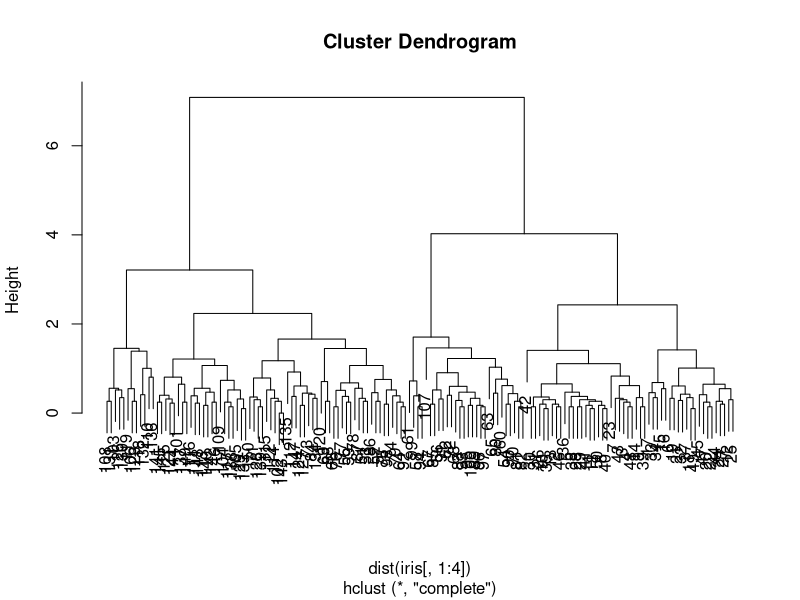
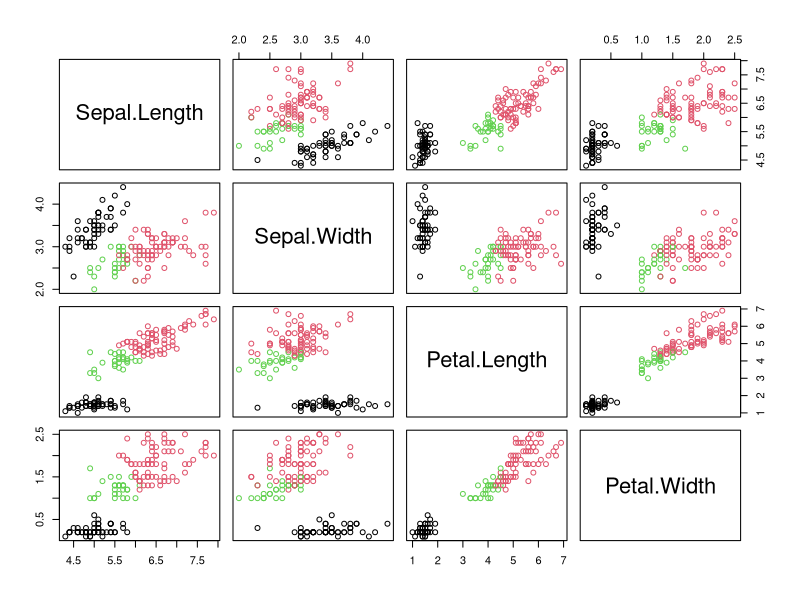
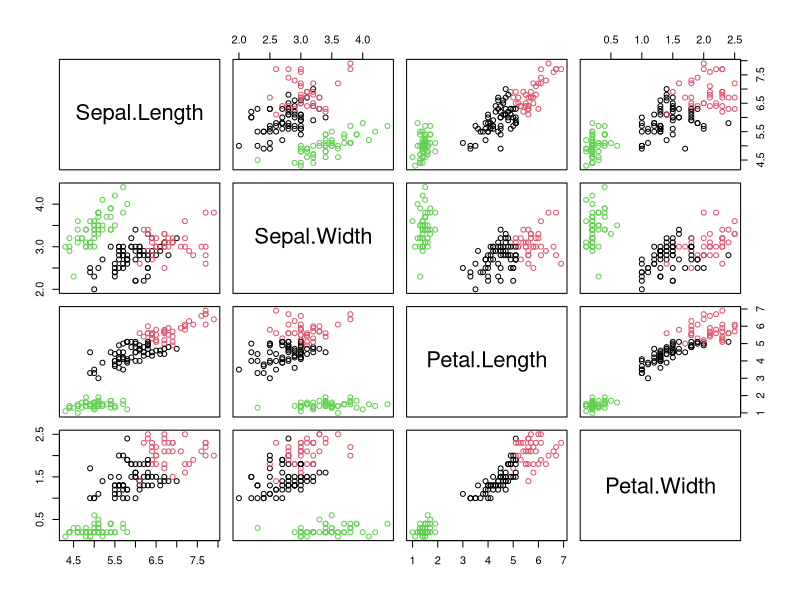
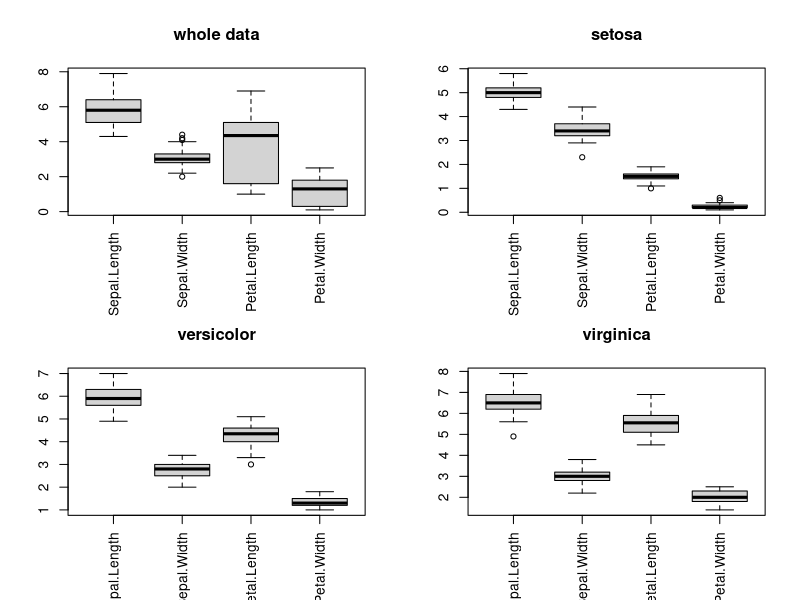
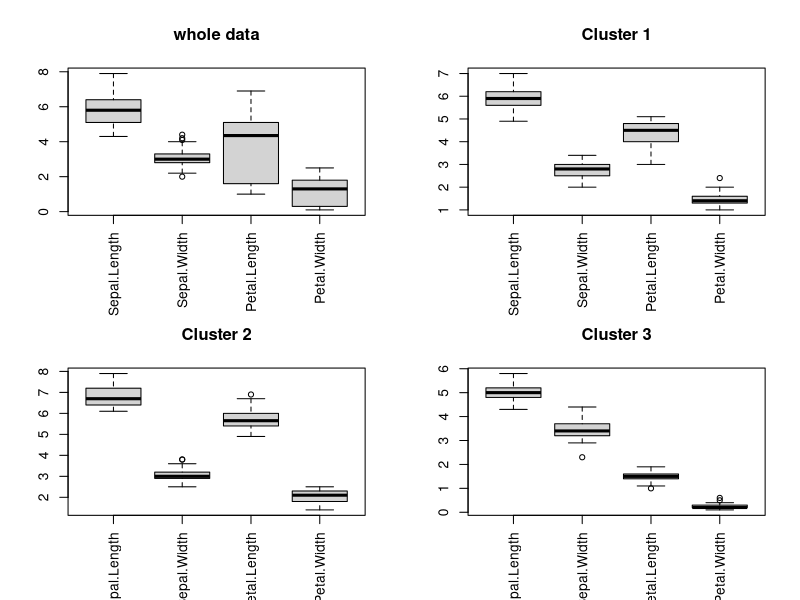
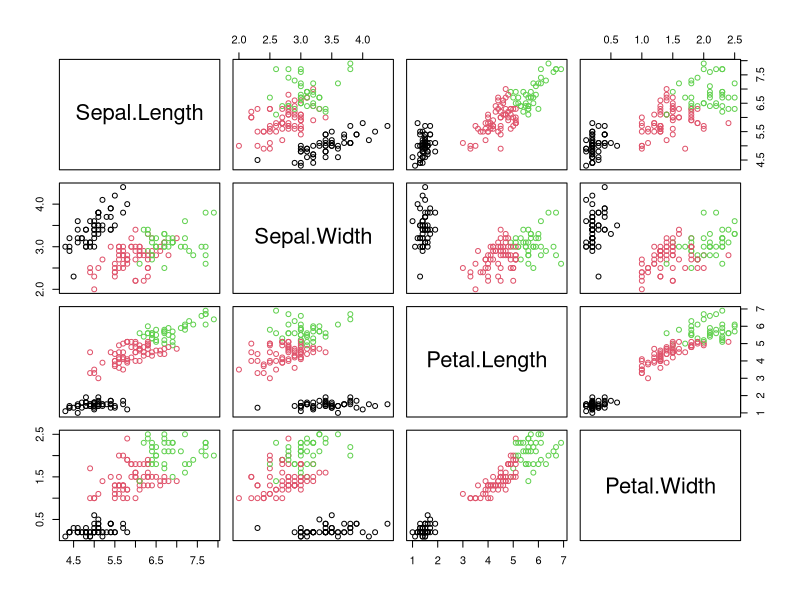
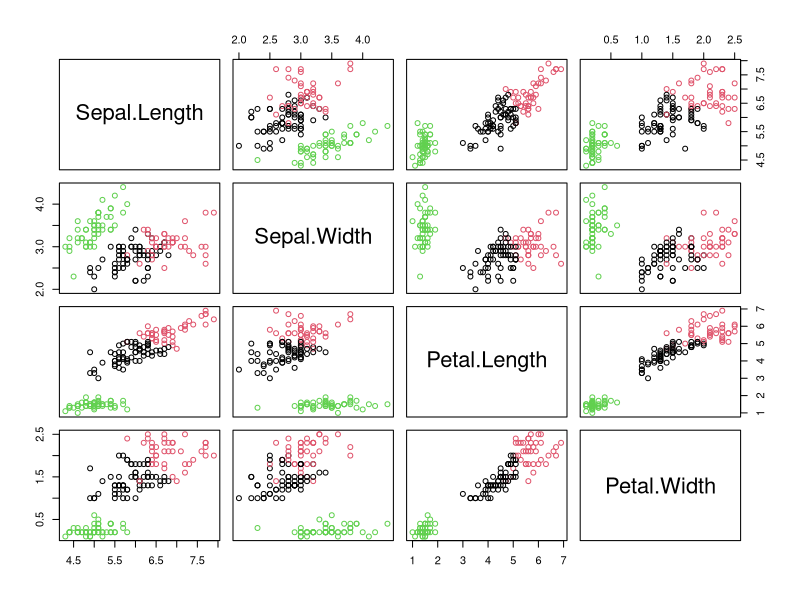
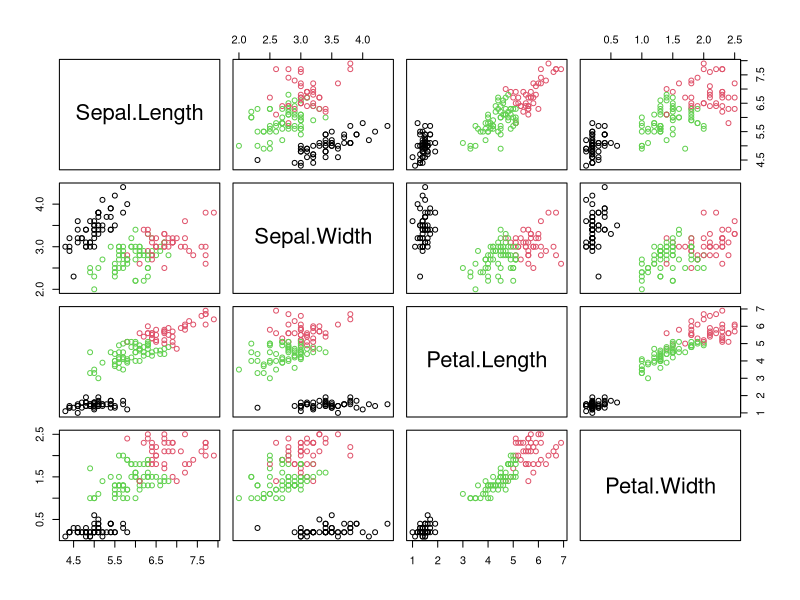

Reproduce these figures in R, in order. (Note: this script raises an error after producing the figures.)
###############################################################
#########  LECTURE 8 - CLUSTERING IN R: IRIS EXAMPLE  #########
###############################################################

# IMPORTANT: Remember that clustering is an Unsupervised method. Therefore, you cannot use the label/class attribute! That is why, we are not using iris[,5], which has the Species of the dataset, at any point!

# A. CLUSTERING METHODS:
# A.1. Hierarchical clustering: 
hc= hclust(dist(iris[,1:4])) #applies hierarchical clustering
plot(hc) #shows the whole hierarchy
iris$HC3= cutree(hc,3) #stops hierarchy at level 3 and saves it in iris$HC3
iris$HC3
table(iris$Species,iris$HC3) #shows clusters class label according to clusters
pairs(iris[,1:4],col=iris$HC3) #shows pairs for all clusters/attributes

# A.2. K-means clustering:
# Note: we are not giving the kmeans the initial means! As a consequence, these will be chosen randomly each time. So, the results of K-means might be different each time!
km3= kmeans(iris[,1:4],3,iter.max=100) #applies k-means with 3 clusters and 100 iterations


#kmeans returns several values, including intra and extra measurements.
#cluster: A vector of integers (from 1:k) indicating the cluster to which each point is allocated.
#centers: A matrix of cluster centres.
#totss:	The total sum of squares.
#withinss:	Vector of within-cluster sum of squares, one component per cluster.
#tot.withinss: Total within-cluster sum of squares, i.e. sum(withinss).
#betweenss:The between-cluster sum of squares, i.e. totss-tot.withinss.
#size:The number of points in each cluster.
#iter: The number of (outer) iterations.
#ifault: integer: indicator of a possible algorithm problem – for experts.
km3


iris$KM3= km3$cluster #saves clusters in iris$KM3
# IMPORTANT: Check the value of iris$KM3. If you notice, the clustering result is just a list of the cluster each point belongs to, nothing more!
iris$KM3

table(iris$Species,iris$KM3) #shows clusters class label according to clusters
pairs(iris[,1:4],col=iris$KM3) #shows pairs for all clusters/attributes

#A.2.1. Visualisation: We will compare the distributions of the iris dataset once K-means is done
#Boxplot by class
par(mfrow=c(2,2))
boxplot(iris[,1:4],las=3,main="whole data")
boxplot(iris[iris$Species=="setosa",1:4],las=3,main="setosa")
boxplot(iris[iris$Species=="versicolor",1:4],las=3,main="versicolor")
boxplot(iris[iris$Species=="virginica",1:4],las=3,main="virginica")

#Boxplot by clusters
par(mfrow=c(2,2))
boxplot(iris[,1:4],las=3,main="whole data")
boxplot(iris[iris$KM3==1,1:4],las=3,main="Cluster 1")
boxplot(iris[iris$KM3==2,1:4],las=3,main="Cluster 2")
boxplot(iris[iris$KM3==3,1:4],las=3,main="Cluster 3")

# A.3. PAM clustering:
library(cluster)

pam3 = pam(iris[,1:4], 3)

#Similarly to k-means, PAM also returns several values:
pam3

iris$PAM3 = pam3$clustering #Saves clustering result only
table(iris$Species,iris$PAM3)
pairs(iris[,1:4],col=iris$PAM3) 


# A.4. FCM (Fuzzy) clustering:
#install.packages("e1071", dep = TRUE) #installs relevant library
library(e1071) #loads library

fcm3= cmeans(iris[,1:4],3,iter.max=100)

#Similarly to k-means and PAM, cmeans also returns several values
fcm3
fcm3$centers
fcm3$membership

iris$FCM3= fcm3$cluster #We are keeping the clustering results (i.e. the cluster with highest prob)
table(iris$Species,iris$FCM3) #note how clusters are not aligned
pairs(iris[,1:4],col=iris$FCM3)

#you can align clusters as follows:
iris$FCM3= 4 - fcm3$cluster #rearranges order - this will depend your data and solution, so you may have to adjust!
table(iris$Species,iris$FCM3) #now cluster 1 is setosa, cluster 2 is vericolor and cluster 3 is virginica
pairs(iris[,1:4],col=iris$FCM3) 

iris

# We use simple plots to show the different results obtained by clustering
layout(mat = matrix(c(1,1,2,3,4,5), nrow = 3, byrow = TRUE))
p1=plot(iris[,1:2], col=iris$Species, main="Original Iris dataset")
p2=plot(iris[,1:2], col=iris$HC3,main="HCA cust")
p3=plot(iris[,1:2], col=iris$KM3,main="K-means clust")
p4=plot(iris[,1:2], col=iris$PAM3, main="PAM clust")
p5=plot(iris[,1:2], col=iris$FCM3,main="Fuzzy clust")

# B. STATS: You can calculate two different families of metrics, depending on whether or not you really have the label class.
# 
# B.1. INTERNAL METRICS: When a clustering result is evaluated based on the data that was clustered itself (the class/label is not used at all). 
# These methods usually assign the best scores algorithms that produce high similarity within a cluster and low similarity between clusters. This is refered to as:
#####    1. inter-cluster distance: Distance between clusters (summatory of the distance between the different cluster centroids). The higher the better. 
#####    2. intra-cluster distance: Distance between the points in a cluster (the summatory of the distance between the cluster members to the center of the cluster). The lower the better.
# 
# IMPORTANT: One drawback of using internal criteria in cluster evaluation is that high scores on an internal measure do not necessarily result in effective information retrieval applications.

# You can use the package fpc to generate cluster valudation statistics
#install.packages("fpc")
library(fpc)

distance = dist(iris[,1:4]);

statisticsFCM3 = cluster.stats(distance, iris$FCM3, iris$HC3) 
statisticsHC3 = cluster.stats(distance, iris$HC3, iris$FCM3)

statisticsFCM3 = cluster.stats(distance, iris$FCM3, iris$HC3) 
statisticsKM3 = cluster.stats(distance, iris$KM3)
#### IMPORTANT: this is not comparing both methods. 
#### The third argument is a clustering, indicating an alternative clustering. If provided, the corrected Rand index and Meila's VI for clustering vs. alt.clustering are computed. ONLY THEN THEY ARE COMPARED

##### From "statistics", these are the two metrics that are the most used:
####   1. $diameter: The bigger the diameter of the cluster, the worst the clustering (points that belong to the cluster are more scattered)
#####  2. $average.distance: The higher the average distance of each clustering, the worst the clustering method. (Let's assume that the average distance is the average of the distances from each point in the cluster to the center of the cluster.). Also useful: $median.distance
##### 


statisticsFCM3$diameter
statisticsHC3$diameter
statisticsKM3$diameter

mean(statisticsFCM3$diameter)
mean(statisticsHC3$diameter)
mean(statisticsKM3$diameter)

statisticsFCM3$average.distance
statisticsHC3$average.distance
statisticsKM3$average.distance

statisticsFCM3$median.distance
statisticsHC3$median.distance
statisticsKM3$median.distance

# Other insteresting metrics
#### 1. $dunn: minimum separation / maximum diameter. Dunn index, see Halkidi et al. (2002).
#### 2. $dunn2: minimum average dissimilarity between two cluster / maximum average within cluster dissimilarity, another version of the family of Dunn indexes.
#### 3. $pearsongamma: correlation between distances and a 0-1-vector where 0 means same cluster, 1 means different clusters. "Normalized gamma" in Halkidi et al. (2001).
#### 4. $entropy: entropy of the distribution of cluster memberships, see Meila(2007).
#### 5. cwidegap: vector of widest within-cluster gaps.


#B.2. EXTERNAL METRICS: when clustering results are evaluated using the known classes of the dataset.

#The major challenge here is: how do you know which class belongs to which cluster?
#We will see more external measures once we cover classification.
#Here we are going to introduce only three simple ones: Confusion matrix, true positive rate


#Confusion matrix - aligns clusters with classes so that the diagonal is maximised
t1 = table(iris$Species, iris$KM3)
t2= table(iris$Species, iris$HC3)

#Align confusion matrix automatically - this is only possible in clustering (since we don't know which class is which cluster)
res_1 = maximise_diag(t1)
t11=res_1[[1]]
res_2 = maximise_diag(t2)
t22 = res_2[[1]]

# True positives rate:
sum(diag(t11))/sum(t11)
sum(diag(t22))/sum(t22)


#Purity: Measure of the extent to which clusters contain a single class. For each cluster, count the number of data points from the most common class in said cluster. Now take the sum over all clusters and divide by the total number of data points.
#col_max = apply(t11, 2, max);
#sum(col_max)/sum(t11)

#col_max = apply(t22, 2, max);
#sum(col_max)/sum(t22)

#TP rate and purity are the same in this case because we have aligned the results.
